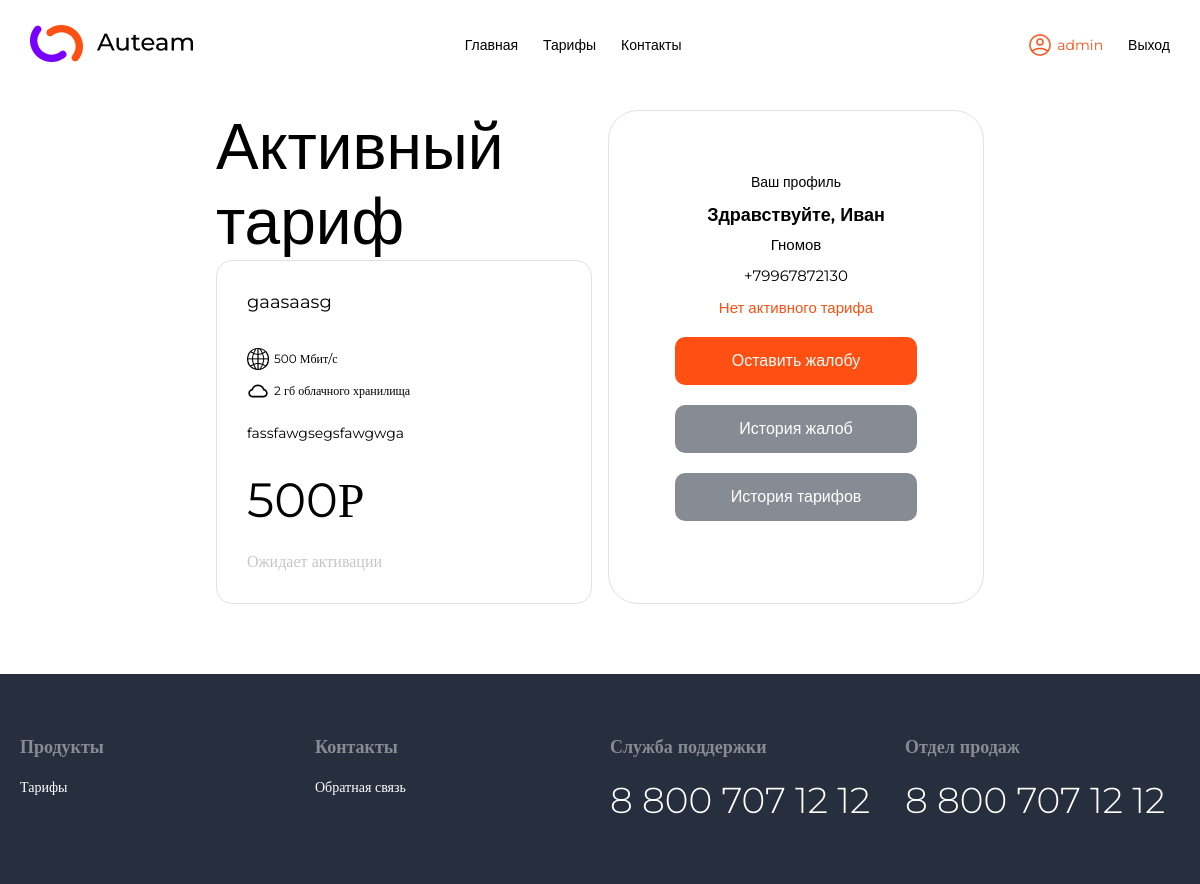
Screenshot of /lk/ (signed in) with the database file from the repository.
### main/models.py (models this page shows, shortened)
class UserTariff(models.Model):
    user = models.OneToOneField(User, on_delete=models.CASCADE, verbose_name='Пользователь')
    phone_regex = RegexValidator(regex=r'^(\+7|7|8)?[\s\-]?\(?[489][0-9]{2}\)?[\s\-]?[0-9]{3}[\s\-]?[0-9]{2}[\s\-]?[0-9]{2}$',
                                 message="Номер телефона должен быть в формате: +79992345679")
    phone_number = models.CharField(validators=[phone_regex], max_length=17, verbose_name='Номер телефона')  # validators should be a list
    tariff = models.ForeignKey(Tariff, on_delete=models.CASCADE, null=True, blank=True, verbose_name='Тариф')
    is_paid = models.DateField(verbose_name='Оплачено до', null=True, blank=True)
    engineer = models.ForeignKey(User, on_delete=models.CASCADE, limit_choices_to={'groups__name': "Инженер"},
                                 related_name='Engineer', verbose_name='Активировал', null=True, blank=True)
    is_active = models.BooleanField(default=0, verbose_name='Активный')
    enabled_at = models.DateTimeField(auto_now=True, verbose_name='Дата активации')
    class Meta:
        verbose_name = 'Тариф пользователя'
        verbose_name_plural = 'Тариф пользователя'

class Tariff(models.Model):
    title = models.CharField(max_length=255, verbose_name='Название')
    speed = models.PositiveIntegerField(default=0, verbose_name='Скорость')
    cloud = models.PositiveIntegerField(default=0, verbose_name='Облако')
    desc = models.TextField(max_length=255, verbose_name='Описание')
    price = models.PositiveIntegerField(verbose_name='Цена')
    is_promotion = models.BooleanField(default=False, verbose_name='Акция')
    class Meta:
        verbose_name = 'Тариф'
        verbose_name_plural = 'Тарифы'

### main/views.py (the view)
# urls.py: path('lk/', view_profile, name='profile'),
@login_required()
def view_profile(request):
    if User.objects.filter(pk=request.user.pk, groups__name='Инженер').exists():
        return redirect('main:engineer_lk')
    else:
        profile = UserTariff.objects.get(user=request.user)
        return render(request, 'main/user/lk.html', {'profile': profile})

### main/templates/main/user/lk.html (shortened to what this page needs)
{% extends 'base.html' %}
{% load static %}
{% block content %}
    <div class="content">
        <div class="profile">
            <div class="container">
                <div class="profile__inner">
                    <div class="profile-left">
                        {% if profile.tariff %}
                            <div class="profile-title">
                                Активный тариф
                            </div>
                            <div class="request-card">
                                <div class="title">
                                    {{ profile.tariff.title }}
                                </div>
                                <div class="adv">
                                    <img src="{% static 'images/web.png' %}" alt=""><span>{{ profile.tariff.speed }} Мбит/с</span>
                                </div>
                                <div class="adv">
                                    <img src="{% static 'images/cloud.png' %}" alt=""><span>{{ profile.tariff.cloud }} гб облачного хранилища</span>
                                </div>
                                <div class="desc">
                                    {{ profile.tariff.desc }}
                                </div>
                                <div class="price">
                                    {{ profile.tariff.price }}Р
                                </div>
                                {% if profile.is_active %}
                                    <a class="btn-card btn-orange" href="{% url 'main:remove_tariff' %}">
                                        Отключить
                                    </a>
                                {% else %}
                                    <a class="off">
                                        Ожидает активации
                                    </a>
                                {% endif %}
                            </div>
                        {% else %}
                            <div class="profile-title">
                                Нет активного тарифа
                            </div>
                        {% endif %}
                    </div>
                    <div class="profile-right">
                        <div class="profile-info">
                            <div class="profile-info__inner">
                                <div class="title">
                                    Ваш профиль
                                </div>
                                <div class="hello">
                                    Здравствуйте, {{ profile.user.first_name }}
                                </div>
                                <div class="lastname">
                                    {{ profile.user.last_name }}
                                </div>
                                <div class="phone">
                                    {{ profile.phone_number }}
                                </div>
                                {% if profile.tariff and profile.is_active %}
                                    {% now "Y-m-d" as todays_date %}
                                    {% if profile.is_paid|date:"Y-m-d" < todays_date %}
                                        <div class="error">
                                            Ожидается оплата
                                        </div>
                                    {% else %}
                                        <div class="error">
                                            Оплачено до {{ profile.is_paid }}
                                        </div>
                                    {% endif %}
                                    <a href="{% url 'main:view_requisites' %}" class="btn btn-phiolet">Оплатить</a>
                                {% else %}
                                    <div class="error">
                                        Нет активного тарифа
                                    </div>
                                {% endif %}
                                <a href="{% url 'main:addcomplaint' %}" class="btn btn-orange">Оставить жалобу</a>
                                <a href="{% url 'main:complaints_history' %}" class="btn btn-grey">История жалоб</a>
                                <a href="{% url 'main:tariffs_history' %}" class="btn btn-grey">История тарифов</a>
                            </div>
                        </div>
                    </div>
                </div>
            </div>
        </div>
    </div>
{% endblock %}

### templates/_inc/header.html (shortened to what this page needs)
{% load static %}
<header class="header">
    <div class="container">
        <div class="header__inner">
            <div class="logo-container">
                <a href="{% url 'main:home' %}"><img src="{% static 'images/logo.png' %}" alt="" class="logo"></a>
            </div>
            <nav class="nav">
                <ul class="nav-menu">
                    <li class="nav-menu__item"><a href="{% url 'main:home' %}" class="nav-menu__link">Главная</a></li>
                    <li class="nav-menu__item"><a href="{% url 'main:tariffs' %}" class="nav-menu__link">Тарифы</a></li>
                    <li class="nav-menu__item"><a href="{% url 'main:contacts' %}" class="nav-menu__link">Контакты</a></li>
                </ul>
                <ul class="nav-menu">
                    {% if user.is_authenticated %}
                            <li class="nav-menu__item user-link"><a
                                href="{% url 'main:profile' %}"><img src="{% static 'images/userlogo.png' %}" alt="">{{ user.username }}</a>
                        </li>
                        <li class="nav-menu__item"><a href="{% url 'main:logout' %}">Выход</a></li>
                    {% else %}
                        <li class="nav-menu__item"><a href="{% url 'main:auth' %}"
                                                      class="nav-menu__link">Авторизация</a></li>
                        <li class="nav-menu__item"><a href="{% url 'main:register' %}" class="nav-menu__link">Регистрация</a>
                        </li>
                    {% endif %}
                </ul>
            </nav>
        </div>
    </div>
</header>

### main/static/style.css (style rules this page uses)
html { -webkit-font-smoothing: antialiased; -moz-osx-font-smoothing: grayscale; text-rendering: optimizeLegibility; height: 100%; }
body { position: relative; font-family: 'Roboto', sans-serif; font-weight: 300; margin: 0; background-color: white; font-size: 14px; color: black; height: 100%; }
*, *:before, *:after { box-sizing: border-box; margin: 0; padding: 0; }
.content { padding: 20px 0; flex: 1 0 auto !important; }
.footer, .header { flex: 0 0 auto !important; }
a { text-decoration: none; color: black; }
.container { max-width: 1210px; width: 100%; margin: 0 auto; padding: 0 30px; }
.logo { object-fit: contain; }
.header__inner { display: flex; justify-content: space-between; flex-direction: row; padding: 25px 0; align-items: center; }
.nav { display: flex; justify-content: space-between; flex-direction: row; flex: 1 1 90%; }
.nav-menu { display: flex; align-items: center; list-style: none; justify-content: flex-end; padding: 0; width: 50%; flex-wrap: wrap; }
.logo-container { flex: 1 1 10%; }
.nav-menu__item { display: inline; position: relative; font-family: 'Montserrat', sans-serif; font-weight: 400; font-size: 14px; line-height: 17px; margin-left: 25px; }
.nav-menu__item:first-child { margin-left: 0; }
.nav-menu__item:after { content: ""; display: block; width: 100%; height: 1px; margin-top: 2px; background-color: black; opacity: 0; position: absolute; top: 100%; left: 0; z-index: 1; transition: opacity .1s linear; }
.nav-menu__item.user-link:after { background-color: #FF4F12; }
.user-link a { display: flex !important; align-items: center !important; cursor: pointer; }
.user-link a { cursor: pointer; }
.user-link img { margin-right: 5px; }
.user-link a { color: #FF4F12; }
.btn { font-family: 'Montserrat', sans-serif; font-weight: 400; display: flex; align-items: center; justify-content: center; cursor: pointer; width: 316px; height: 48px; border-radius: 10px; color: white; font-size: 16px; line-height: 20px; }
.request-card { font-family: 'Montserrat'; display: flex; flex-direction: column; justify-content: space-between; font-size: 18px; font-weight: 400; line-height: 22px; border-radius: 16px; flex: 1 1 0; min-width: 300px; border: 1px solid #E1E1E1; margin: 30px 20px; transition: all 0.15s linear; padding: 30px; }
.request-card .title { font-size: 18px; margin-bottom: 30px; }
.request-card .price { font-size: 48px; margin: 30px 0 40px 0; }
.request-card .desc { font-size: 14px; max-width: 200px; margin: 15px 0; }
.adv span { font-size: 12px; margin-left: 5px; }
.adv { display: flex; flex-direction: row; align-content: center; margin: 5px 0; }
.adv img { max-width: 22px; object-fit: contain; }
.btn-orange { background: #FF4F12; }
.btn-grey { background: #878B93; }
.error { text-align: center; font-size: 15px; color: #FF4F12; }
.off { text-align: center; font-size: 15px; color: #C6C6C6; }
.request-card .off { text-align: left; font-size: 16px; }
::placeholder { color: #C4C4C4; }
.profile__inner { display: flex; flex-direction: row; max-width: 784px; margin: 0 auto; }
.profile-left { flex: 1 1 50%; display: flex; flex-direction: column; justify-content: space-between; margin: 0 8px; }
.profile-right { flex: 1 1 50%; margin: 0 8px; }
.profile-info { display: flex; height: 100%; justify-content: center; align-items: center; border: 1px solid #E1E1E1; border-radius: 30px; }
.profile-info__inner { font-family: 'Montserrat', sans-serif; font-weight: 400; display: flex; margin: 30px; flex-direction: column; justify-content: center; align-items: center; width: 100%; max-width: 242px; }
.profile-title { flex: 0 1 auto; font-family: 'Roboto', sans-serif; font-weight: 400; font-size: 64px; }
.profile .request-card { margin: 0; }
.profile-info .title { margin-bottom: 13px; font-size: 14px; }
.profile-info .hello { margin-bottom: 9px; font-size: 18px; font-weight: 600; }
.profile-info .lastname { font-size: 15px; margin-bottom: 12px; }
.profile-info .phone { font-size: 15px; margin-bottom: 13px; }
.profile-info .error, .profile-info .btn { margin-bottom: 20px; width: 100% !important; }

### rows the page displays
UserTariff: tariff "gaasaasg", tariff.speed "500", tariff.cloud "2", tariff.desc "fassfawgsegsfawgwga", tariff.price "500", user.first_name "Иван", user.last_name "Гномов", phone_number "+79967872130"

### other values shown
{{ user.username }} "admin"
